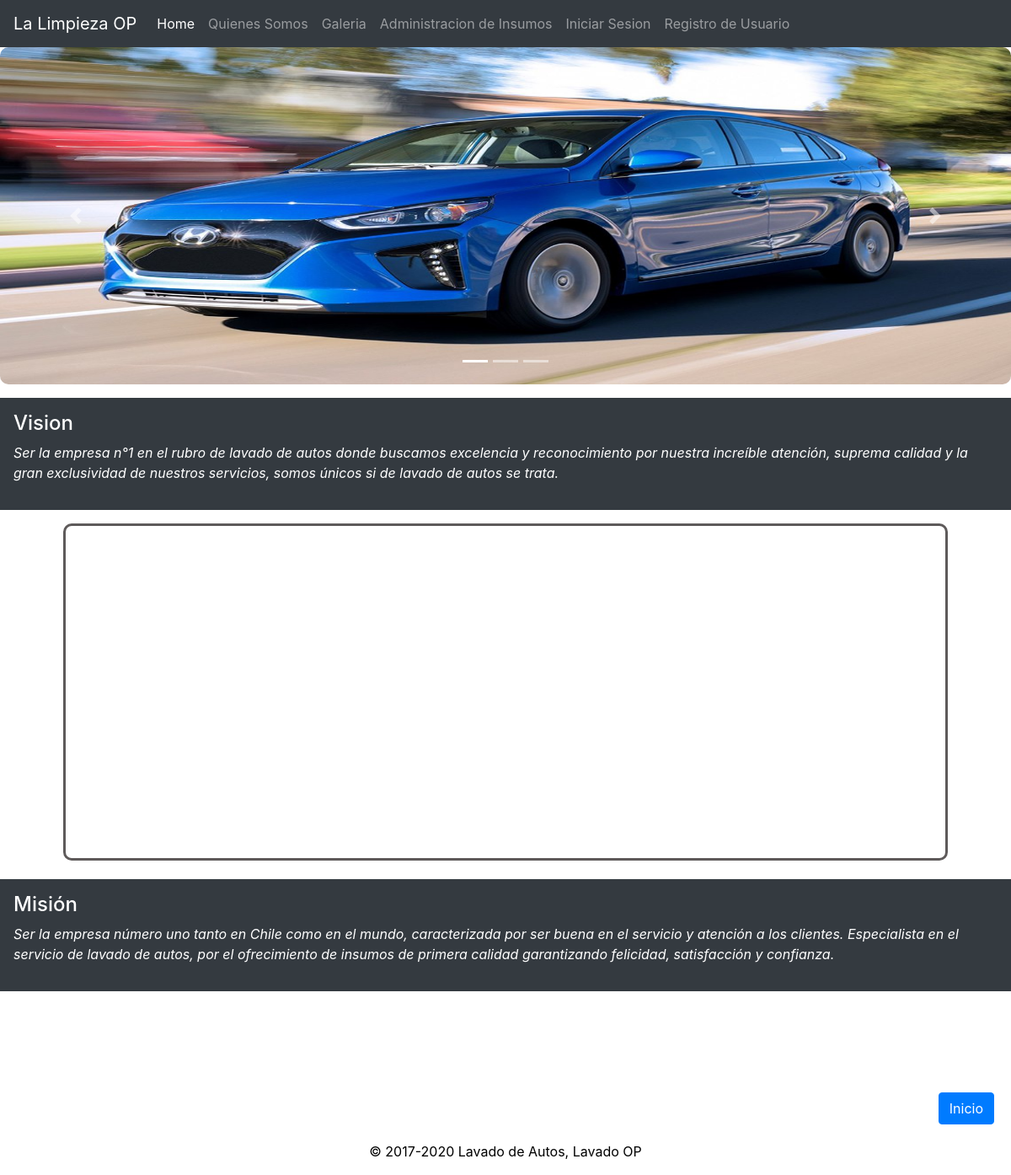
The app's page /Quienes_Somos/ with its own data.
### LavadoAutos/models.py (models this page shows, shortened)
class Slider(models.Model):
    cod = models.IntegerField(primary_key=True)
    imagen = models.ImageField(upload_to='Slider')

class Vision(models.Model):
    name        = models.CharField(max_length=20, primary_key=True)
    descripcion = models.TextField()

class Mision(models.Model):
    name        = models.CharField(max_length=20, primary_key=True)
    descripcion = models.TextField()

### LavadoAutos/views.py (the view)
# urls.py: path('Quienes_Somos/',quienesSomos,name='QUIEN'),
def quienesSomos(request):
    mision = Mision.objects.first()
    vision = Vision.objects.first()
    sliderFirst = Slider.objects.first()
    sliderLast  = Slider.objects.last()
    slider = Slider.objects.all()
    return render(request, 'core/Quienes_somos.html', {'slider':slider, 'first':sliderFirst, 'last':sliderLast, 'mision':mision, 'vision':vision})

### LavadoAutos/templates/core/Quienes_somos.html
{% extends "core/base.html" %}
{% load static %}
{% block container %}
<div class="container-fluido p-3 my-3 bg-dark text-white">
    <h4>Vision</h4>
    <p class="font-italic">{{vision.descripcion}}</p>
</div>
<div class="mapa">
    <iframe
        src="https://www.google.com/maps/embed?pb=!1m18!1m12!1m3!1d829.726338544256!2d-70.74029317082203!3d-33.71139788320399!2m3!1f0!2f0!3f0!3m2!1i1024!2i768!4f13.1!3m3!1m2!1s0x0%3A0x0!2zMzPCsDQyJzQxLjAiUyA3MMKwNDQnMjMuMSJX!5e0!3m2!1ses-419!2scl!4v1603228582301!5m2!1ses-419!2scl"
        width="89%" height="400" frameborder="0" style="border:solid rgb(94, 90, 90); border-radius: 10px;"
        allowfullscreen="" aria-hidden="false" tabindex="0"></iframe>
</div>
<div>
    <div class="container-fluido p-3 my-3 bg-dark text-white">
        <h4>Misión</h3>
            <p class="font-italic">{{mision.descripcion}}</p>
    </div>
</div>
{% endblock container %}

### LavadoAutos/templates/core/base.html (shortened to what this page needs)
<!DOCTYPE html>
<html lang="es">
{% load static %}
<head>
    <link rel="stylesheet" href="{% static 'css/estolo.css' %}">
    <link rel="stylesheet" href="https://cdn.jsdelivr.net/npm/bootstrap@4.5.3/dist/css/bootstrap.min.css"
>
</head>
<body>
    <nav class="navbar navbar-expand-lg navbar-dark bg-dark">
        <a class="navbar-brand" href="{% url 'INDEX' %}">La Limpieza OP</a>
        <div class="collapse navbar-collapse" id="navbarNav">
            <ul class="navbar-nav">
                <li class="nav-item active">
                    <a class="nav-link" href="{% url 'INDEX' %}">Home <span class="sr-only">(current)</span></a>
                </li>
                <li class="nav-item">
                    <a class="nav-link" href="{% url 'QUIEN' %}">Quienes Somos</a>
                </li>
                <li class="nav-item">
                    <a class="nav-link" href="{% url 'GALE' %}">Galeria</a>
                </li>
                <li class="nav-item">
                    <a class="nav-link" href="{% url 'ADMI' %}">Administracion de Insumos</a>
                </li>
                {% if user.is_authenticated %}
                <div class="form-inline mt-2 mt-md-0">
                    <li class="nav-item">
                        <a class="nav-link" href="{% url 'LOGOUT' %}">Cerrar Sesion</a>
                    </li>
                    <li class="nav-item">
                        <a class="nav-link" href="">Bienvenido {{user.first_name}} {{user.last_name}}</a>
                    </li>
                    {% else %}
                    <li class="nav-item">
                        <a class="nav-link" href="{% url 'LOGI' %}">Iniciar Sesion</a>
                    </li>
                    <li class="nav-item">
                        <a class="nav-link" href="{% url 'REGI' %}">Registro de Usuario</a>
                    </li>
                </div>
                {% endif %}
    </nav>
    <div id="carouselExampleIndicators" class="carousel slide" data-ride="carousel">
        <ol class="carousel-indicators">
            <li data-target="#carouselExampleIndicators" data-slide-to="0" class="active"></li>
            <li data-target="#carouselExampleIndicators" data-slide-to="1"></li>
            <li data-target="#carouselExampleIndicators" data-slide-to="2"></li>
        </ol>
        <div class="carousel-inner">
            <div class="carousel-item active">
                <img src="{{last.imagen.url}}" class="d-block w-100" alt="..." height="400"
                    style="border-radius: 10px;">
            </div>
        </div>
        <a class="carousel-control-prev" href="#carouselExampleIndicators" role="button" data-slide="prev">
            <span class="carousel-control-prev-icon" aria-hidden="true"></span>
        </a>
        <a class="carousel-control-next" href="#carouselExampleIndicators" role="button" data-slide="next">
            <span class="carousel-control-next-icon" aria-hidden="true"></span>
        </a>
    </div>
    {% block container %}
    {% endblock container %}
    <footer class="footer">
        <div style="text-align: right; margin: 20px;">
            <a href="{% url 'INDEX' %}" class="btn btn-primary">Inicio</a>
        </div>
        <p>&copy; 2017-2020 Lavado de Autos, Lavado OP</p>
    </footer>
</body>
</html>

### LavadoAutos/static/css/estolo.css (style rules this page uses)
.footer { margin-top: 7%; border: 5px rgb(168, 164, 164); left: 0; bottom: 0; height: 5%; width: 100%; background-color: none; color: black; text-align: center; float: left; }
.mapa { margin: 10px; text-align: center; margin-top: 10px; }
* { box-sizing: border-box; margin-top: 0; padding: 0; }
body { font-family: 'Kurale', serif; }

### records on screen
Slider: imagen (picture)
Vision: descripcion "Ser la empresa n°1 en el rubro de lavado de autos donde buscamos excelencia y reconocimiento por nuestra increíble atención, suprema calidad y la gran exclusividad de nuestros servicios, somos únicos si de lavado de autos se trata."
Mision: descripcion "Ser la empresa número uno tanto en Chile como en el mundo, caracterizada por ser buena en el servicio y atención a los clientes. Especialista en el servicio de lavado de autos, por el ofrecimiento de insumos de primera calidad garantizando felicidad, satisfacción y confianza."
